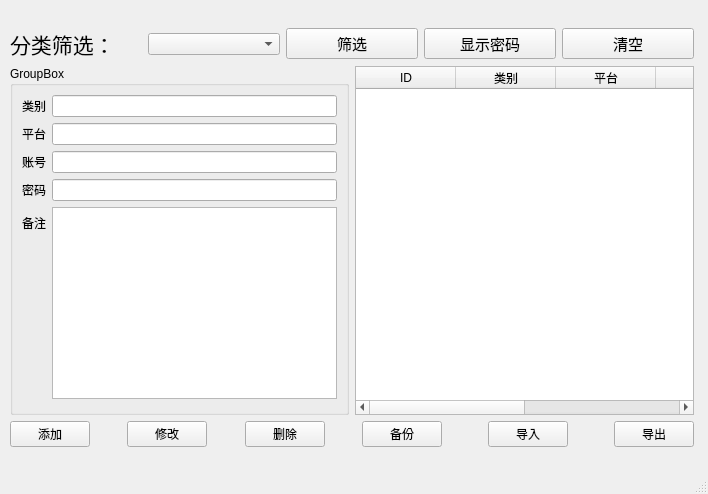
<?xml version="1.0" encoding="UTF-8"?>
<ui version="4.0">
 <class>MainWindow</class>
 <widget class="QMainWindow" name="MainWindow">
  <property name="geometry">
   <rect>
    <x>0</x>
    <y>0</y>
    <width>708</width>
    <height>494</height>
   </rect>
  </property>
  <property name="windowTitle">
   <string>MainWindow</string>
  </property>
  <widget class="QWidget" name="centralwidget">
   <widget class="QWidget" name="widget" native="true">
    <property name="geometry">
     <rect>
      <x>10</x>
      <y>28</y>
      <width>684</width>
      <height>419</height>
     </rect>
    </property>
    <layout class="QGridLayout" name="gridLayout">
     <item row="0" column="0" colspan="2">
      <layout class="QHBoxLayout" name="horizontalLayout">
       <item>
        <widget class="QLabel" name="label">
         <property name="font">
          <font>
           <pointsize>16</pointsize>
          </font>
         </property>
         <property name="text">
          <string>分类筛选：</string>
         </property>
        </widget>
       </item>
       <item>
        <widget class="QComboBox" name="comboCategory"/>
       </item>
       <item>
        <widget class="QPushButton" name="btnFilter">
         <property name="font">
          <font>
           <pointsize>11</pointsize>
          </font>
         </property>
         <property name="text">
          <string>筛选</string>
         </property>
        </widget>
       </item>
       <item>
        <widget class="QPushButton" name="btnShowPassword">
         <property name="font">
          <font>
           <pointsize>11</pointsize>
          </font>
         </property>
         <property name="text">
          <string>显示密码</string>
         </property>
        </widget>
       </item>
       <item>
        <widget class="QPushButton" name="btnClearInputs">
         <property name="font">
          <font>
           <pointsize>11</pointsize>
          </font>
         </property>
         <property name="text">
          <string>清空</string>
         </property>
        </widget>
       </item>
      </layout>
     </item>
     <item row="1" column="0">
      <widget class="QGroupBox" name="groupBox">
       <property name="title">
        <string>GroupBox</string>
       </property>
       <layout class="QFormLayout" name="formLayout">
        <item row="0" column="0">
         <widget class="QLabel" name="label_2">
          <property name="text">
           <string>类别</string>
          </property>
         </widget>
        </item>
        <item row="0" column="1">
         <widget class="QLineEdit" name="editCategory"/>
        </item>
        <item row="1" column="0">
         <widget class="QLabel" name="label_3">
          <property name="text">
           <string>平台</string>
          </property>
         </widget>
        </item>
        <item row="1" column="1">
         <widget class="QLineEdit" name="editPlatform"/>
        </item>
        <item row="2" column="0">
         <widget class="QLabel" name="label_4">
          <property name="text">
           <string>账号</string>
          </property>
         </widget>
        </item>
        <item row="2" column="1">
         <widget class="QLineEdit" name="editAccount"/>
        </item>
        <item row="3" column="0">
         <widget class="QLabel" name="label_5">
          <property name="text">
           <string>密码</string>
          </property>
         </widget>
        </item>
        <item row="3" column="1">
         <widget class="QLineEdit" name="editPassword">
          <property name="echoMode">
           <enum>QLineEdit::EchoMode::Password</enum>
          </property>
         </widget>
        </item>
        <item row="4" column="0">
         <widget class="QLabel" name="label_6">
          <property name="text">
           <string>备注</string>
          </property>
         </widget>
        </item>
        <item row="4" column="1">
         <widget class="QTextEdit" name="editRemarks">
          <property name="sizePolicy">
           <sizepolicy hsizetype="Preferred" vsizetype="Preferred">
            <horstretch>0</horstretch>
            <verstretch>0</verstretch>
           </sizepolicy>
          </property>
         </widget>
        </item>
       </layout>
      </widget>
     </item>
     <item row="1" column="1">
      <widget class="QTableWidget" name="tableWidget">
       <column>
        <property name="text">
         <string>ID</string>
        </property>
       </column>
       <column>
        <property name="text">
         <string>类别</string>
        </property>
       </column>
       <column>
        <property name="text">
         <string>平台</string>
        </property>
       </column>
       <column>
        <property name="text">
         <string>账号</string>
        </property>
       </column>
       <column>
        <property name="text">
         <string>密码</string>
        </property>
       </column>
       <column>
        <property name="text">
         <string>备注</string>
        </property>
       </column>
      </widget>
     </item>
     <item row="2" column="0" colspan="2">
      <layout class="QHBoxLayout" name="horizontalLayout_2">
       <item>
        <widget class="QPushButton" name="btnAdd">
         <property name="text">
          <string>添加</string>
         </property>
        </widget>
       </item>
       <item>
        <spacer name="horizontalSpacer">
         <property name="orientation">
          <enum>Qt::Orientation::Horizontal</enum>
         </property>
         <property name="sizeHint" stdset="0">
          <size>
           <width>18</width>
           <height>20</height>
          </size>
         </property>
        </spacer>
       </item>
       <item>
        <widget class="QPushButton" name="btnUpdate">
         <property name="text">
          <string>修改</string>
         </property>
        </widget>
       </item>
       <item>
        <spacer name="horizontalSpacer_4">
         <property name="orientation">
          <enum>Qt::Orientation::Horizontal</enum>
         </property>
         <property name="sizeHint" stdset="0">
          <size>
           <width>28</width>
           <height>20</height>
          </size>
         </property>
        </spacer>
       </item>
       <item>
        <widget class="QPushButton" name="btnDelete">
         <property name="text">
          <string>删除</string>
         </property>
        </widget>
       </item>
       <item>
        <spacer name="horizontalSpacer_2">
         <property name="orientation">
          <enum>Qt::Orientation::Horizontal</enum>
         </property>
         <property name="sizeHint" stdset="0">
          <size>
           <width>28</width>
           <height>20</height>
          </size>
         </property>
        </spacer>
       </item>
       <item>
        <widget class="QPushButton" name="btnBackup">
         <property name="text">
          <string>备份</string>
         </property>
        </widget>
       </item>
       <item>
        <spacer name="horizontalSpacer_5">
         <property name="orientation">
          <enum>Qt::Orientation::Horizontal</enum>
         </property>
         <property name="sizeHint" stdset="0">
          <size>
           <width>40</width>
           <height>20</height>
          </size>
         </property>
        </spacer>
       </item>
       <item>
        <widget class="QPushButton" name="btnImport">
         <property name="text">
          <string>导入</string>
         </property>
        </widget>
       </item>
       <item>
        <spacer name="horizontalSpacer_3">
         <property name="orientation">
          <enum>Qt::Orientation::Horizontal</enum>
         </property>
         <property name="sizeHint" stdset="0">
          <size>
           <width>40</width>
           <height>20</height>
          </size>
         </property>
        </spacer>
       </item>
       <item>
        <widget class="QPushButton" name="btnExport">
         <property name="text">
          <string>导出</string>
         </property>
        </widget>
       </item>
      </layout>
     </item>
    </layout>
   </widget>
  </widget>
  <widget class="QMenuBar" name="menubar">
   <property name="geometry">
    <rect>
     <x>0</x>
     <y>0</y>
     <width>708</width>
     <height>21</height>
    </rect>
   </property>
  </widget>
  <widget class="QStatusBar" name="statusbar"/>
 </widget>
 <resources/>
 <connections/>
</ui>
